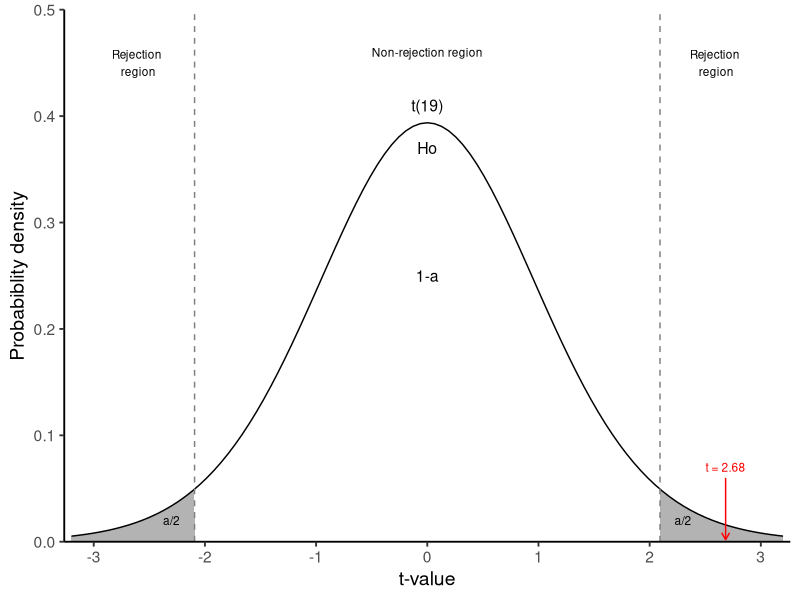
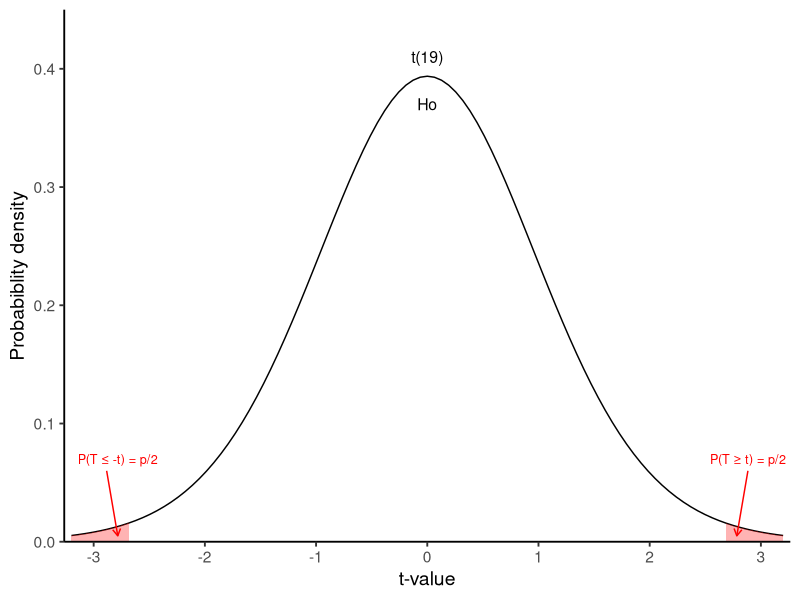
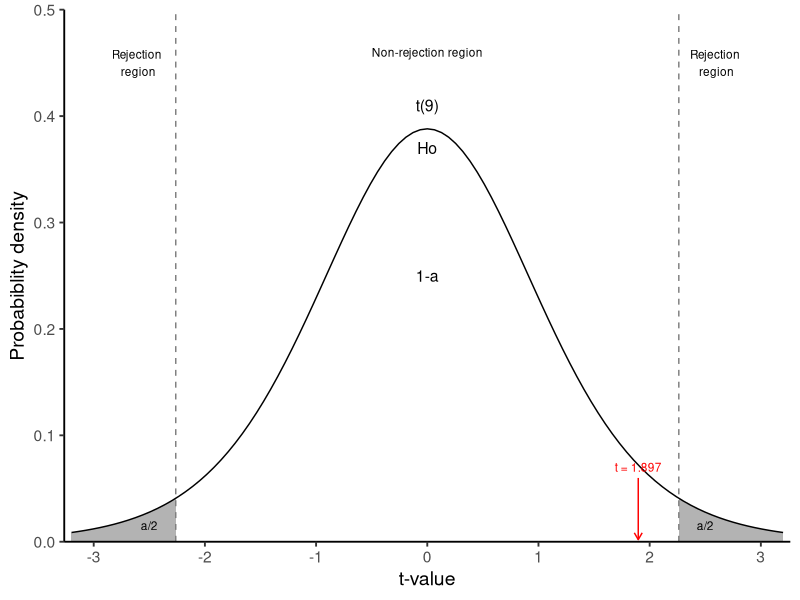
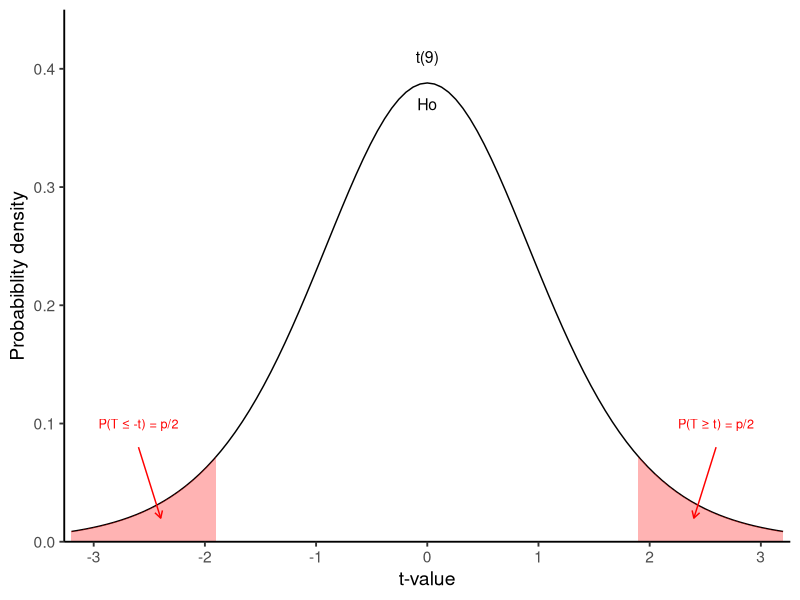

The R source for these figures, in order:
## ---- chunk 1
#| include: false

library(fontawesome)

library(tidyverse)
## ---- chunk 2
n <- 20
mu <- 0.75
x_bar <- 0.96
s <- 0.35


se <- s/sqrt(n)
t <- (x_bar-mu)/se
t
## ---- chunk 3
#| echo: false
#| message: false
#| warning: false
#| fig-align: center
#| label: fig-sample_distribution
#| fig-cap: T-distribution for df=19.The area under the curve is divided into one central non-rejection region and two-sided, grey rejection regions defined by the level of significance $\alpha$.
#| fig-width: 7.0
#| fig-height: 4.0


# Create a data frame
df4 <- data.frame(x = seq(-3.2, 3.2, by = 0.01),
                  y = dt(seq(-3.2, 3.2, by = 0.01), df = n-1))

t_star <- qt(0.025, df = n-1, lower.tail = F)


ggplot() +
  geom_area(data = df4, mapping = aes(x = ifelse(x < -t_star, x, -t_star), y = y), 
            fill = "grey70") +  # Area under the curve
  geom_area(data = df4, mapping = aes(x = ifelse(x > t_star, x, t_star), y = y), 
            fill = "grey70") +  # Area under the curve
  stat_function(fun = dt, args = list(df = n-1), linewidth = 0.5) +
  scale_x_continuous(expand = c(0.01, 0), breaks = c(-3, -2, -1, 0, 1, 2, 3)) +
  scale_y_continuous(expand = c(0, 0), limits = c(0, 0.5)) +
  annotate("text", x = -2.6, y = 0.45, 
           label = "Rejection \nregion", size = 3) +
  annotate("text", x = 0, y = 0.46, 
           label = "Non-rejection region", size = 3) +
  annotate("text", x = 0, y = 0.37, 
           label = "Ho", size = 4) + 
  annotate("text", x = 0, y = 0.41, 
           label = "t(19)", size = 4) +    
  annotate("text", x = 0, y = 0.25, 
           label = "1-a", size = 4) +    
  annotate("text", x = -2.3, y = 0.02, 
           label = "a/2", size = 3) +
  annotate("text", x = 2.6, y = 0.45, 
           label = "Rejection \nregion", size = 3) +
  annotate("text", x = 2.3, y = 0.02, 
           label = "a/2", size = 3) +
  annotate("text", x = t, y = 0.07, 
           label = "t = 2.68", size = 3, color = "red") + 
  annotate(geom = "curve", x = t, y = 0.06, xend = t, yend = 0.002,
           curvature = 0, arrow = arrow(length = unit(2, "mm")),
           linewidth = 0.5, color = "red") +
  geom_vline(xintercept = -t_star, linetype = 2, color = "grey50") +
  geom_vline(xintercept = t_star, linetype = 2, color = "grey50") +
  labs(x = "t-value", y = "Probabiblity density") +
  theme_classic(base_size = 14) +
  theme()

## ---- chunk 4
#| echo: false
#| message: false
#| warning: false
#| fig-align: center
#| label: fig-sample_distribution2
#| fig-cap: T-distribution for df=19. The p-value approach.
#| fig-width: 7.0
#| fig-height: 4.0


ggplot() +
  #geom_area(data = df4, mapping = aes(x = ifelse(x < -t_star, x, -t_star), y = y), fill = "grey70") +  # Area under the curve
  #geom_area(data = df4, mapping = aes(x = ifelse(x > t_star, x, t_star), y = y), fill = "grey70") +  # Area under the curve
  stat_function(fun = dt, args = list(df = n-1), linewidth = 0.5) +
  geom_area(data = df4, mapping = aes(x = ifelse(x < -t, x, -t), y = y), 
            fill = "red", alpha = 0.3) +  # Area under the curve
  geom_area(data = df4, mapping = aes(x = ifelse(x > t, x, t), y = y), 
            fill = "red", alpha = 0.3) +  # Area under the curve
  scale_x_continuous(expand = c(0.01, 0), breaks = c(-3, -2, -1, 0, 1, 2, 3)) +
  scale_y_continuous(expand = c(0, 0), limits = c(0, 0.45)) +
  annotate("text", x = 0, y = 0.37, 
           label = "Ho", size = 4) + 
  annotate("text", x = 0, y = 0.41, 
           label = "t(19)", size = 4) +    
  annotate("text", x = t + 0.2, y = 0.07, 
           label = "P(T ≥ t) = p/2", size = 3.2, color = "red") + 
  annotate(geom = "curve", x = t + 0.2, y = 0.06, xend = t + 0.1, yend = 0.005,
           curvature = 0, arrow = arrow(length = unit(2, "mm")),
           linewidth = 0.5, color = "red") +
  annotate("text", x = -t - 0.1, y = 0.07, 
           label = "P(T ≤ -t) = p/2", size = 3.2, color = "red") + 
  annotate(geom = "curve", x = -t - 0.2, y = 0.06, xend = -t - 0.1, yend = 0.005,
           curvature = 0, arrow = arrow(length = unit(2, "mm")),
           linewidth = 0.5, color = "red") +  
  labs(x = "t-value", y = "Probabiblity density") +
  theme_classic(base_size = 14) +
  theme()

## ---- chunk 5
P <- pt(t, df = n-1, lower.tail = F)

p_value <- 2*P
p_value
## ---- chunk 6
sum19 <- 0.97 + 1.27 + 0.93 + 0.95 + 0.84 + 1.27 + 0.47 + 0.61 + 1.07 +
  1.23 + 0.81 + 1.19 + 1.01 + 0.49 + 0.90 + 0.53 + 0.45 + 1.88 + 1.23
sum19
## ---- chunk 7
0.96*20 - sum19
## ---- chunk 8
#| results: hold

t_star <- qt(0.025, df = n-1, lower.tail = F)

# compute lower limit of 95% CI
lower_95CI <- x_bar - t_star*se
lower_95CI

# compute upper limit of 95% CI
upper_95CI <- x_bar + t_star*se
upper_95CI
## ---- chunk 9
n <- 10

se <- s/sqrt(n)
t <- (x_bar-mu)/se
t
## ---- chunk 10
#| echo: false
#| message: false
#| warning: false
#| fig-align: center
#| label: fig-sample_distribution3
#| fig-cap: T-distribution for df=9. The rejection region approach.
#| fig-width: 7.0
#| fig-height: 4.0


# Create a data frame
df4 <- data.frame(x = seq(-3.2, 3.2, by = 0.01),
                  y = dt(seq(-3.2, 3.2, by = 0.01), df = n-1))

t_star <- qt(0.025, df = n-1, lower.tail = F)


ggplot() +
  geom_area(data = df4, mapping = aes(x = ifelse(x < -t_star, x, -t_star), y = y), 
            fill = "grey70") +  # Area under the curve
  geom_area(data = df4, mapping = aes(x = ifelse(x > t_star, x, t_star), y = y), 
            fill = "grey70") +  # Area under the curve
  stat_function(fun = dt, args = list(df = n-1), linewidth = 0.5) +
  scale_x_continuous(expand = c(0.01, 0), breaks = c(-3, -2, -1, 0, 1, 2, 3)) +
  scale_y_continuous(expand = c(0, 0), limits = c(0, 0.5)) +
  annotate("text", x = -2.6, y = 0.45, 
           label = "Rejection \nregion", size = 3) +
  annotate("text", x = 0, y = 0.46, 
           label = "Non-rejection region", size = 3) +
  annotate("text", x = 0, y = 0.37, 
           label = "Ho", size = 4) +
  annotate("text", x = 0, y = 0.41, 
           label = "t(9)", size = 4) +    
  annotate("text", x = 0, y = 0.25, 
           label = "1-a", size = 4) +    
  annotate("text", x = -2.5, y = 0.015, 
           label = "a/2", size = 3) +
  annotate("text", x = 2.6, y = 0.45, 
           label = "Rejection \nregion", size = 3) +
  annotate("text", x = 2.5, y = 0.015, 
           label = "a/2", size = 3) +
  annotate("text", x = t, y = 0.07, 
           label = "t = 1.897", size = 3, color = "red") + 
  annotate(geom = "curve", x = t, y = 0.06, xend = t, yend = 0.002,
           curvature = 0, arrow = arrow(length = unit(2, "mm")),
           linewidth = 0.5, color = "red") +
  geom_vline(xintercept = -t_star, linetype = 2, color = "grey50") +
  geom_vline(xintercept = t_star, linetype = 2, color = "grey50") +
  labs(x = "t-value", y = "Probabiblity density") +
  theme_classic(base_size = 14) +
  theme()

## ---- chunk 11
#| echo: false
#| message: false
#| warning: false
#| fig-align: center
#| label: fig-sample_distribution4
#| fig-cap: T-distribution for df=9. The p-value approach.
#| fig-width: 7.0
#| fig-height: 4.0


ggplot() +
  #geom_area(data = df4, mapping = aes(x = ifelse(x < -t_star, x, -t_star), y = y), fill = "grey70") +  # Area under the curve
  #geom_area(data = df4, mapping = aes(x = ifelse(x > t_star, x, t_star), y = y), fill = "grey70") +  # Area under the curve
  stat_function(fun = dt, args = list(df = n-1), linewidth = 0.5) +
  geom_area(data = df4, mapping = aes(x = ifelse(x < -t, x, -t), y = y), 
            fill = "red", alpha = 0.3) +  # Area under the curve
  geom_area(data = df4, mapping = aes(x = ifelse(x > t, x, t), y = y), 
            fill = "red", alpha = 0.3) +  # Area under the curve
  scale_x_continuous(expand = c(0.01, 0), breaks = c(-3, -2, -1, 0, 1, 2, 3)) +
  scale_y_continuous(expand = c(0, 0), limits = c(0, 0.45)) +
  annotate("text", x = 0, y = 0.37, 
           label = "Ho", size = 4) +
  annotate("text", x = 0, y = 0.41, 
           label = "t(9)", size = 4) +      
  annotate("text", x = t + 0.7, y = 0.1, 
           label = "P(T ≥ t) = p/2", size = 3.2, color = "red") + 
  annotate(geom = "curve", x = t + 0.7, y = 0.08, xend = t + 0.5, yend = 0.02,
           curvature = 0, arrow = arrow(length = unit(2, "mm")),
           linewidth = 0.5, color = "red") +
  annotate("text", x = -t - 0.7, y = 0.1, 
           label = "P(T ≤ -t) = p/2", size = 3.2, color = "red") + 
  annotate(geom = "curve", x = -t - 0.7, y = 0.08, xend = -t - 0.5, yend = 0.02,
           curvature = 0, arrow = arrow(length = unit(2, "mm")),
           linewidth = 0.5, color = "red") +  
  labs(x = "t-value", y = "Probabiblity density") +
  theme_classic(base_size = 14) +
  theme()

## ---- chunk 12
P <- pt(t, df = n-1, lower.tail = F)

p_value <- 2*P
p_value
## ---- chunk 13
#| results: hold

# compute lower limit of 95% CI
lower_95CI <- x_bar - t_star*se
lower_95CI

# compute upper limit of 95% CI
upper_95CI <- x_bar + t_star*se
upper_95CI
